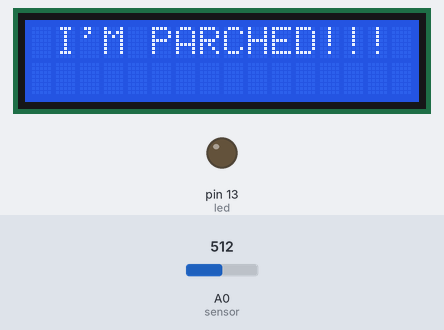
The sketch below on a simulated Arduino Uno, built with avr-gcc and run on an emulated ATmega328P. Shown: 16×2 character LCD, output pins drawn as LEDs (lit = HIGH). Dashed ring = blinking. The inputs (shaded band) are chosen by the test bench; at power-on: A0 (sensor) = 512. What the sketch prints to the serial monitor is not drawn.

Above: at 1.2 s.
1.3 s: A0 (sensor) set to 485
At 3.4 s:
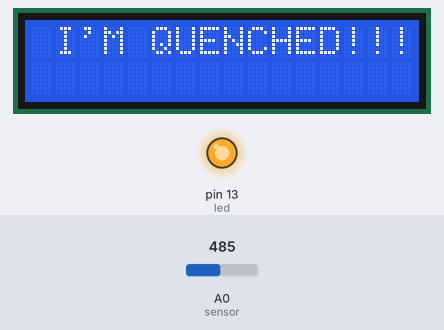
4.0 s: A0 (sensor) set to 510
At 6.3 s:
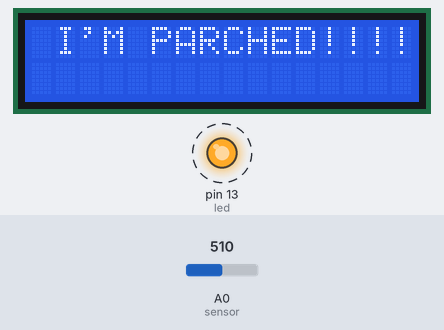
9.5 s: A0 (sensor) set to 490
At 11.2 s:
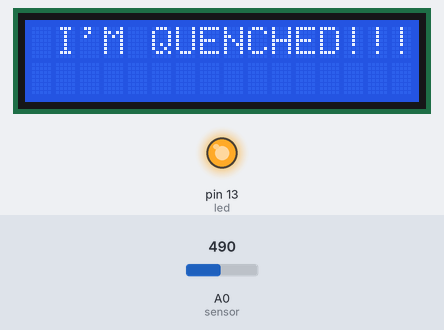
12.2 s: A0 (sensor) set to 511
At 13.0 s:
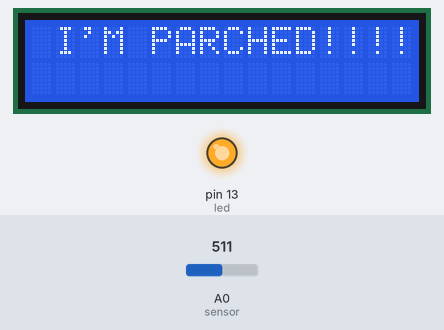
Timing chart, 0 to 18.7 s (numbered marks = the images above; inputs shaded):
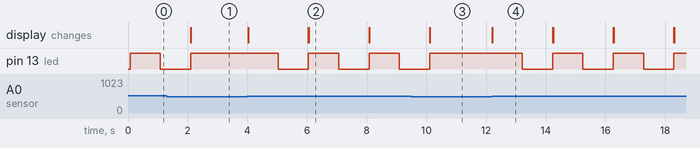

Measured:
- the behaviour switches between 501 and 500 on A0 (sensor) (found by bisection; images 0 and 1)
- after the input at 1.3 s, pin 13 (led): goes on until 2.1 s, then stays HIGH
- after the input at 4.0 s, pin 13 (led): alternates HIGH for 1.0 s and LOW for 1.0 s, starting after 1.0 s; the display: changes at once (image 2)
- after the input at 9.5 s, pin 13 (led): goes on until 10.1 s, then stays HIGH
- after the input at 12.2 s, pin 13 (led): alternates HIGH for 1.0 s and LOW for 1.0 s, starting after 1.0 s; the display: changes at once (image 4)
- what the display in image 2 shows lasts 2.0 s, from 6.1 s to 8.1 s

The sketch:

led_and_soil.ino
```cpp
#include <Wire.h>
#include <LiquidCrystal_I2C.h>
LiquidCrystal_I2C lcd(0x27,16,2);


const int led= 13;//Digital pin that the LED is connected

void setup(){
Serial.begin(9600);
lcd.init();    // initialize the lcd
     lcd.backlight();
pinMode(led,OUTPUT);
}

void loop() {
int sensorReading= analogRead(A0); //reads the sensor value
Serial.println (sensorReading); //prints out the sensor reading
lcd.backlight();
     lcd.setCursor(1,0);
if (sensorReading > 500){//if reading is above 600, LED blinks on and off
  lcd.print("I'M PARCHED!!!");
digitalWrite(led,HIGH); //turns the LED on
delay(1000); //waits for a second
digitalWrite(led,LOW); //turns the LED off
delay(1000); //waits for a second
lcd.clear();

}else
 lcd.backlight();
 lcd.setCursor(1,0);
  if (sensorReading < 300);
      lcd.print("I'M QUENCHED!!!");
      digitalWrite(led, HIGH);


}
```
